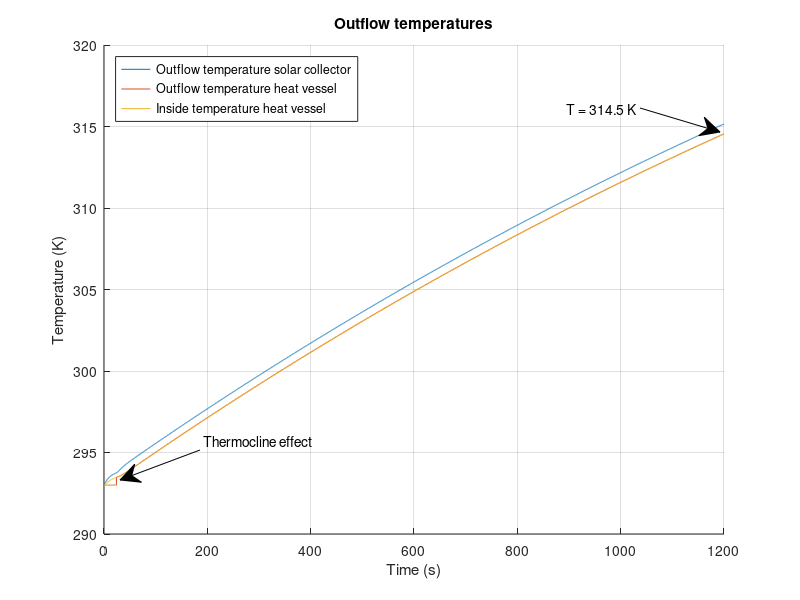

Write MATLAB code to recreate this figure.
%%%%%%%%%%%%%%%%%%%%%%%%%%%%%%%%%%%%%%%%%%%%
% Matlab model for Solar Collector Group 10%
%%%%%%%%%%%%%%%%%%%%%%%%%%%%%%%%%%%%%%%%%%%%
clc;
clear;
close all;
%%
%%%%%%%%%%%
%Constants%
%%%%%%%%%%%
%Natural costants:
    sigma = 5.67*10^(-8);                       %Stefan-Boltzmann constant
    v_out = 4.5;                                %Velocity of air outside the solar collector [m/s]
    v_in = 0;                                   %Velocity of air inside the solar collector [m/s]
%Emissivity
    e_Cu = 0.22;                                %Copper tube
    e_glass = 0.94;
    e_PVC = 0.91;                               %PVC tube
    e_foam = 0.9;                               %foam foil
    e_Al = 0.04;                                %Aluminum tape
    e_paint = 0.95;                             %Emissivity of black paint (for comparison)
    e_wood = 0.94;
    e_CuMatte = 0.22;                           %Emissivity of the copper tube after making it less reflective (for comparison)
%Thermal conductivity
    k_air = 0.026;                              %Air [W/(m*K)]
    k_tempex =0.03;                             %Tempex plate [W/(m*K)]
    k_Cu = 400;                                 %Copper tube [W/(m*K)]
    k_wood = 0.12;                              %Wood casing [W/(m*K)]
    k_Po = 0.13;                                %Polyurethane tube [W/(m*K)]
    k_PVC = 0.19;                               %PVC thermal conduc [W/(m*K)]
    k_foil = 0.04;                              %Polyethylene foam foil [W/(m*K)]
    k_glass = 0.78;                             %Thermal conductivity of the glass plate [W/(m*K)]
%Heat transfer coefficient
    h_out_air = 10.45 - v_out + 10*(v_out)^(1/2);%Outside solar collector air [W/(m^2*K)]
    h_in_air = 10.45 - v_in + 10*(v_in)^(1/2);  %Inside solar collector air [W/(m^2*K)]
    h_air = 2.5;                                %Still standing 298K air [W/(m^2*K)]
%Specific heat
    c_water = 4186;                             %Specific heat water [J/kgK]
    c_Cu = 386;                                 %Specific heat copper [J/kgK]
    c_Al = 922;                                 %Specific heat aluminium[J/kgK]
    c_air = 1007;                               %Specific heat air[J/kgK]
%Measurements
    D_Cu = 0.012;                               %Diameter of the copper tube [m]
    D_PolyTube = 0.008;                         %Diameter of the polyurathane pump tubes [m]
    R_Cu1 = 0.005;                              %Inner radius of the copper tube [m]
    R_Cu2 = 0.006;                              %Outer radius of  the copper tube [m]
    V_air = 0.04911;                            %Volume of the air in the solar collector [m^3]
    V_Al = 8.96*10^(-5);                        %Total volume of the aluminum tape
    L_Cu_SC = 6.63;                             %Length of the copper tube in the solar collector [m]
    L_CuTube = 6.630;                           %Total length of tube that's exposed to the air [m]
    L_PolyTube1 = 3;                            %Total length of polyurathane pump tube 1 [m]
    L_PolyTube2 = 3;                            %Total length of polyurathane pump tube 2 [m]
    d_frame = 0.05;                             %Thickness of the pinewood frame [m]
%Measurements Heat storage vessel
    D_pvc = 0.050;                              %Diameter PVC tube [m]
    R_pvcThick = 0.0018;                        %PVC wall thickness
    R_pvc1 = (D_pvc/2) - R_pvcThick;            %Inner Radius PVC tube [m]
    R_pvc2 = (D_pvc/2);                         %Outer Radius PVC tube [m]
    N_insLayers = 6;                            %Number of insulating polyethylene foam foil layers [m]
    R_polyFoil = N_insLayers * 0.003;           %Radius thickness polyethylene foam foil [m]
    L_Tube_HV = 0.71;                           %PVC length [m]
%Measurements for in- and outlet connectors
    D_Po = 0.012;                               %Diameter of the polyurethane tube [m]
    R_Po1 = 0.004;                              %Inner radius of the polyurethane tube [m]
    R_Po2 = 0.006;                              %Outer radius of the polyurethane tube [m]
    L_Tube_HV_to_SC = 3;                        %Half of general setup length, HV to SC [m]
    L_Tube_SC_to_HV = 3;                        %Half of general setup length, SC to HV [m]
%Areas
    A_RadCu = 4*D_Cu*1.4+3*0.5*0.25*pi*(0.0898^2-0.0778^2)+2*0.012*0.15; %Sunlit area of the copper tube [m^2]
    A_RadAl = 0.670*1.4 - 4*0.012*1.4;                      %Sunlit area of the aluminum troughs [m^2]
    A_AirCu = 1.4*pi*D_Cu + 3*4.9594762*10^(-3) + 0.05*pi*D_Cu + 2*0.1*pi*D_Cu; %Area of the copper tube that's exposed to the air [m^2]
    A_AirTape = 1.971;                                      %Area of the aluminum tape that is exposed to the air [m^2]
    A_AirSS = 2*(1.64*0.67)+2*(0.67*0.065)+2*(0.065*1.72);  %Area of solar collector that is exposed to the air [m^2]
    A_frame = 2*(0.67*0.065)+2*(0.065*1.72);                %Area of sides touching pinewood [m^2]
    A_HV = 2*pi*(R_pvc2+R_polyFoil)*L_Tube_HV;              %Area of heat vessel [m^2] %%%%CHECK THIS
%Intensity
    I_sun = 1000;                               %Intensity of the artificial sun [W/m^2]
    I_glass = 950;                              %Intensity after absorption of glass plate [W/m^2]
%Temperatures
    T_sur = 293;                                %Temperature of the surroundings [K]
    T_in = 293;                                 %Temperature of the incoming water [K]
%Density
    rho_w = 1000;                               %Density of water [kg/m^3]
    rho_Cu = 8.3*10^3;                          %Density of copper [kg/m^3]
    rho_air = 1.29;                             %Density of air [kg/m^3]
    rho_Al = 2.70*10^3;                         %Density of aluminum [kg/m^3]
%Variables
    test_length = 20;                           %Given time in test [minutes]
    flowrate = 3.0;                             %Initial flowrate [L/min]
%%
%%%%%%%%%%%%%%
%Calculations%
%%%%%%%%%%%%%%
%%Aluminium reflection and absorption rates%%
dQdt_RadAl = (1-e_Al)*A_RadAl*I_glass;                  %Energy that is reflected by the aluminum tape [W]
dQdt_RadAl_in = (e_Al)*A_RadAl*I_glass;                 %Energy that is absorbed by the aluminum tape [W]
dQdt_RadCu = e_Cu*A_RadCu*I_glass + e_Cu*dQdt_RadAl;    %Energy that is absorbed by the copper tube due to radiation [W]

%%Length of simulation%%
t_end = test_length*60;                                 %End time [s]
t_step = 0.1;                                           %Step size [s]
Steps = t_end/t_step;                                   %Amount of steps

%%HEAT VESSEL%%
T_HV_table = zeros(3,Steps+1);                          %Heat vessel table for data logging
T_HV_table(1,:) = 0:t_step:t_end;
T_HV_out=T_in;                                          %Beginning temperature of water in the heat vessel [K]
m_SC_water = 0.512;                                     %Max mass of water in the solar collector [kg]
m_HV_water = 1.2;                                       %Max mass of water in the heat vessel  [kg]
m_out_tube =1/4*pi*((D_Po -2*0.002)^2)*L_Tube_HV_to_SC ;   %Max mass of water in the outlettubing [kg]
m_hv_frac = 0;                                          %Initial fraction hot water to cold water [-]

%%Thermocline HV start values%%
m_HV_new = 0;                                           %Starting mass of hot water in HV  [kg]
m_HV_old = m_HV_water;                                  %Starting mass of cold water in HV [kg]
T_HV_inside = T_in;                                     %Starting temperature HV [K]

%%Tube Heat vessel --> Solar Collector%%
m_PolyTube1_water = (1/4)*pi*D_PolyTube^2*L_PolyTube1*rho_w;  %Maximum amount of water in the tube [kg]
T_SC_in = T_in;                                         %Starting temperature [K]

%%SOLAR COLLECTOR%%
T_SC_table = zeros(3,Steps+1);                          %Solar collector table for data logging
T_SC_table(1,:) = 0:t_step:t_end;
T_SC_out=T_in;                                          %Beginning temperature of water in the solar collector [K]

%SC glass plate calculations
d_glass = 0.004;                                        %Thickness of the glass plate [m]
A_glass = 0.67*(1.640+0.080);                           %Area of the glass plate [m]

%%Tube Solar Collector --> Heat vessel%%
m_PolyTube2_water = (1/4)*pi*D_PolyTube^2*L_PolyTube2*rho_w; %Maximum amount of water in the tube [kg]
T_HV_in = T_in;                                         %Starting temperature [K]

%%General%%
m_Cu = (L_Cu_SC*pi*R_Cu2^2 - L_Cu_SC*pi*R_Cu1^2)*rho_Cu; %Mass of the copper tube in the solar collector [kg]
m_air = rho_air*V_air;                                  %Mass of the air in the solar collector [kg]
m_Al = rho_Al*V_Al;                                     %Total mass of the aluminum tape [kg]
T_air = T_in;                                           %Starting temperature of the air [K]
T_Al = T_in;                                            %Starting temperature of the aluminum tape [K]
m_flow = (flowrate/60/1000)*rho_w*t_step;               %Mass of water inflow from pump during t_step [kg]
%%
for t=0:t_step:t_end
    %%
    %%%%%%%%%%%%%%%%%%%%%%%%%%%%%%%%%%%%%%%%
    %       Equations for the vessel       %
    %%%%%%%%%%%%%%%%%%%%%%%%%%%%%%%%%%%%%%%%    
    %%%%%Insulation heat loss%%%%
    R_HV_PVC_cond = R_pvc1/(k_PVC*(2*pi*R_pvc2*L_Tube_HV));                 %Thermal resitance of conduction through PVC [K/W]
    R_HV_ins_Cond =  (log((R_pvc2 + R_polyFoil)/R_pvc2)) / (k_foil*A_HV);   %Thermal resitance of conduction through poly foam foil [K/W]
    R_HV_ins_Conv = 1 / (h_air*A_HV);                                       %Thermal resitance of convection outside poly foam foil [K/W]
    HL_RadOut_PVC = e_PVC * sigma * A_HV * (T_HV_inside^4 - T_sur^4);   %Heat loss due to radiation PVC [W]
    HL_RadOut_foam = e_foam * sigma * A_HV * (T_HV_inside^4 - T_sur^4); %Heat loss due to radiation foam foil [W]
    R_HV_ins_total = R_HV_PVC_cond + R_HV_ins_Cond + R_HV_ins_Conv;         %Total thermal resistance in series [K/W]
    %Total heat flow through insulation multiplied with fraction hot water
    dQdt_HV_insulation = m_hv_frac*(-((T_HV_inside - T_sur ) / R_HV_ins_total)-HL_RadOut_PVC-HL_RadOut_foam);   
    
    %%%%%End caps heat loss%%%%
    R_HV_cap_Conv = 1 /h_air*pi*(R_pvc2+R_pvcThick).^2;                     %Thermal resistance due to convection on end caps [K/W]
    R_HV_cap1 = R_pvcThick / (k_PVC * (pi*R_pvc2).^2);                      %Thermal resistance end-cap [K/W]
    R_HV_cap2 = R_HV_cap1;                                                  %Thermal resistance upper end cap [K/W]
    if m_hv_frac == 1
        %If heatvessel is full of hot water, heat loss from both end caps is presumed
        R_HV_caps_total = R_HV_cap1 + R_HV_cap2 + 2*R_HV_cap_Conv;
        dQdt_HV_caps = -((T_HV_inside - T_sur ) / R_HV_caps_total);
    else
        %If hot water not at bottom HV, only 1 end-cap
        R_HV_caps_total = R_HV_cap1 + R_HV_cap_Conv;                        
        dQdt_HV_caps = -((T_HV_inside - T_sur ) / R_HV_caps_total);
    end
    
    %%%%Total heat flow storage vessel%%%%
    dQdt_HV_total = dQdt_HV_insulation + dQdt_HV_caps;                      %Total heat flow storage vessel [W/m^2]
    
    %%%%Calculate internal temperature%%%%
    delta_T = (dQdt_HV_total*t_step/(m_HV_water*c_water));                  %Resulting delta T of heat flow [K]
    T_HV_inside = T_HV_inside+delta_T;                                      %Resulting internal temperature [K]
    
    %%%%Thermocline effect%%%% 
    if (m_HV_new < m_HV_water)                                              % Cold region thermocline provides outlfow HV
        m_HV_new = m_HV_new + m_flow;
        T_HV_inside = (m_flow*T_HV_in + T_HV_inside*m_HV_new)/(m_HV_new + m_flow);
        m_hv_frac = m_HV_new / m_HV_water;                                  %Fraction hot to cold water in HV
        m_HV_old = m_HV_old - m_flow;
        T_HV_out = T_in;                                                    %Resulting temperature outlfow if full of hot water
    else                                                                    %Thermocline when cold water has been dispersed
        T_HV_inside = (m_flow*T_HV_in + T_HV_inside*m_HV_new)/(m_HV_new + m_flow);
        m_hv_frac = 1;                                                      %Fraction of cold water to hot water is 1, used for heat losses in HV
        T_HV_out = T_HV_inside;                                             %Resulting temperature outlfow if not full of hot water
    end
    
    %%%%Log HV data for plotting%%%%
    Column = round((1/t_step)*t+1);       %Table time step counter
    T_HV_table(2,Column)=T_HV_out;        %Assign value for T_HV_out to the right space
    T_HV_table(3,Column)=dQdt_HV_total;   %Assign value for dQdt_HV_total to the right space
    T_HV_table(4,Column)=T_HV_inside;     %Assign value for inside temperature heat vessel
    
    %%
    %%%%%%%%%%%%%%%%%%%%%%%%%%%%%%%%%%%%%%%%
    %Tube 1 Heat vessel --> Solar collector%
    %%%%%%%%%%%%%%%%%%%%%%%%%%%%%%%%%%%%%%%%
    %%%%Inflow temperature%%%%
    m_PolyTube1_old = m_PolyTube1_water - m_flow;  %Mass of water from t-t_step [kg]
    m_PolyTube1_new = m_flow;                      %Mass of water added to the heat vessel during t_step [kg]
    T_SC_in = (m_PolyTube1_old*T_SC_in + m_PolyTube1_new*T_HV_out)/(m_PolyTube1_old+m_PolyTube1_new); %Inflow temperature [K] 
    
    %%%%Thermal resistance%%%%
    R_tube_out_Cond =  (log(R_Po2 /R_Po1)) / ((2*pi*k_Po*L_Tube_HV_to_SC ));%Thermal resitance of conduction outlet tubing [K/W]
    R_tube_out_Conv = 1 / (h_air*(2*pi*R_Po2)*L_Tube_HV_to_SC) ;           %Thermal resitance of convection outlet tubing [K/W]
    R_tube_out_total = R_tube_out_Cond + R_tube_out_Conv;                  %Total thermal resistance in series [K/W]
    
    %%%%Total heat flowflow%%%%
    dQdt_PolyTube1_total = -((T_HV_out - T_sur ) / R_tube_out_total);       %Total heat flow HV to SC[W/m^2]
    
    %%%%Outflow temperature
    delta_T = (dQdt_PolyTube1_total*t_step/(m_PolyTube1_water*c_water));    %Resulting delta T of heat flow [K]
    T_SC_in = T_SC_in+delta_T;                                              %Resulting outflow temperature [K]
    
    %%
    %%%%%%%%%%%%%%%%%%%%%%%%%%%%%%%%%%%%%%%%
    %  Equations for the solar collector   %
    %%%%%%%%%%%%%%%%%%%%%%%%%%%%%%%%%%%%%%%%
    m_SC_old = m_SC_water - m_flow;        %Mass of water from t-t_step [kg]
    m_SC_new = m_flow;                     %Mass of water added to the solar collector during t_step [kg]
    T_SC_out = (m_SC_old*c_water*T_SC_out + m_Cu*c_Cu*T_SC_out + m_SC_new*c_water*T_SC_in)/(m_SC_old*c_water + m_Cu*c_Cu + m_SC_new*c_water);

    %%%Heat transfer mechanisms in the solar collector%%%	
    dtQt_RadOut = e_Cu * sigma * A_AirCu * (T_SC_out^4 - T_air^4); %Heat loss due to radiation [W]                
    R_CondOut = (log(R_Cu2/R_Cu1)) / (2*pi*k_Cu*L_CuTube);  %Thermal resistance due to conduction in the copper tube [K/W]
    R_Cu_conv = 1 / (h_air*A_AirCu);                    %Thermal resistance due to convection [K/W]
    R_SC_total = R_CondOut + R_Cu_conv;                 %The total of all the thermal resistances [K/W]
  
    %%%%Total heat flow solar collector%%%%
    dQdT_SC_tube = ((T_SC_out - T_air) / R_SC_total);
    dQdt_SC_total = dQdt_RadCu - dQdT_SC_tube - dtQt_RadOut;        %Total heat flow solar collector [W/m^2]
    
    %%%%Calculate internal temperature%%%%    
    delta_T = (dQdt_SC_total*t_step)/(m_SC_water*c_water + m_Cu*c_Cu);      %Resulting delta T of heat flow [K]
    T_SC_out=T_SC_out+delta_T;                                              %Resulting outflow temperature [K]
    
    %%%%Log SC data for plotting%%%%
    Column = round((1/t_step)*t+1);     %Table time step counter
    T_SC_table(2,Column)=T_SC_out;      %Assign value for T to the right space
    T_SC_table(3,Column)=delta_T;       %Assign value for T to the right space
    
    %%
    %%%%%%%%%%%%%%%%%%%%%%%%%%%%%%%%%%%%%%%%
    %Tube 2 Solar collector --> Heat vessel%
    %%%%%%%%%%%%%%%%%%%%%%%%%%%%%%%%%%%%%%%%
    m_PolyTube2_old = m_PolyTube1_water - m_flow;   %Mass of water from t-t_step [kg]
    m_PolyTube2_new = m_flow;                       %Mass of water added to the heat vessel during t_step [kg]
   
    T_HV_in = (m_PolyTube2_old*T_HV_in + m_HV_new*T_SC_out)/(m_PolyTube2_old+m_HV_new); %Average internal HV temperature with inflow from SC [K]
    
    R_tube_in_Cond =  (log(R_Po2 /R_Po1)) / ((2*pi*k_Po*L_Tube_SC_to_HV )); %Thermal resitance of conduction inlet tubing [K/W]
    R_tube_in_Conv = 1 / (h_air*(2*pi*R_Po2)*L_Tube_SC_to_HV) ;             %Thermal resitance of convection inlet tubing [K/W]
    R_tube_in_total = R_tube_in_Cond + R_tube_in_Conv;                      %Total thermal resistance in series [K/W]
    
    %%%%Total flow
    dQdt_PolyTube2_total = -((T_HV_in - T_sur ) / R_tube_in_total);         %Total heat flow general setup SC to HV [W/m^2]

    delta_T = (dQdt_PolyTube2_total*t_step/(m_PolyTube2_water*c_water));    %Resulting delta T of heat flow [K]
    T_HV_in = T_HV_in+delta_T;                                              %Resulting outflow temperature [K]
        
    %%
    %%%%%%%%%%%%%%%%%%%%%%%%%%%%%%%%%%%%%%%%
    %            Air Temperature           %
    %%%%%%%%%%%%%%%%%%%%%%%%%%%%%%%%%%%%%%%%
    %To calculate dQdt_air_total, first the temperature of the aluminum tape has to be determined:
    dQdt_Al_conv = h_air*A_AirTape*(T_Al-T_air);        %Convective heat loss aluminium tape [W/m^2]
    dQdt_Al_total = dQdt_RadAl_in - dQdt_Al_conv;       %Total heat flow aluminium tape [W/m^2]
    delta_T = (dQdt_Al_total*t_step)/(m_Al*c_Al);       %Resulting delta T aluminium tape [K]
    T_Al = T_Al + delta_T;                              %Temperature aluminium tape after delta T [K]

    %Air temperature:
    dQdt_CondEnv = -(k_wood * A_frame * (T_air - T_sur))/d_frame;          %Heat flow to the environment through the wood by conduction [W/m^2]
    dQdt_CondGlass = -(k_glass*A_glass*(T_air - T_sur))/d_glass;           %Heat flow to the environment through the glass by conduction [W/m^2]
    dQdt_air_total = dQdt_Al_conv + dQdt_CondEnv + dQdt_CondGlass + dQdT_SC_tube; %Total heat flow air inside solar collector [W/m^2]
     
    delta_T = (dQdt_air_total*t_step)/(m_air*c_air);    %Resulting delta T of heat flow [K]
    T_air = T_air + delta_T;                            %Resulting air temperature [K]
    
end
%%
%%%%%%%%%%
%Plotting%
%%%%%%%%%%

t_var=T_SC_table(1,:);          %Time variable
T_SC_var=T_SC_table(2,:);       %Outflow temperature solar collector
T_HV_var=T_HV_table(2,:);       %Outflow temperature heat vessel
T_HV_inside = T_HV_table(4,:);  %Inside temperature heat vessel

hold on
grid on

plot(t_var,T_SC_var);
plot(t_var,T_HV_var);
plot(t_var,T_HV_inside);

annotation('textarrow',[0.8 0.9], [0.82 0.78] ,'String','T = 314.5 K');
annotation('textarrow', [0.25 0.15], [0.25 0.2], 'String', 'Thermocline effect');

ylabel('Temperature (K)')
legend({'Outflow temperature solar collector','Outflow temperature heat vessel','Inside temperature heat vessel'}, 'Location','northwest')

xlim([0 t_end]);
xlabel('Time (s)')
title('Outflow temperatures')
saveas(gcf,'Constantflow_temperature.jpg')
